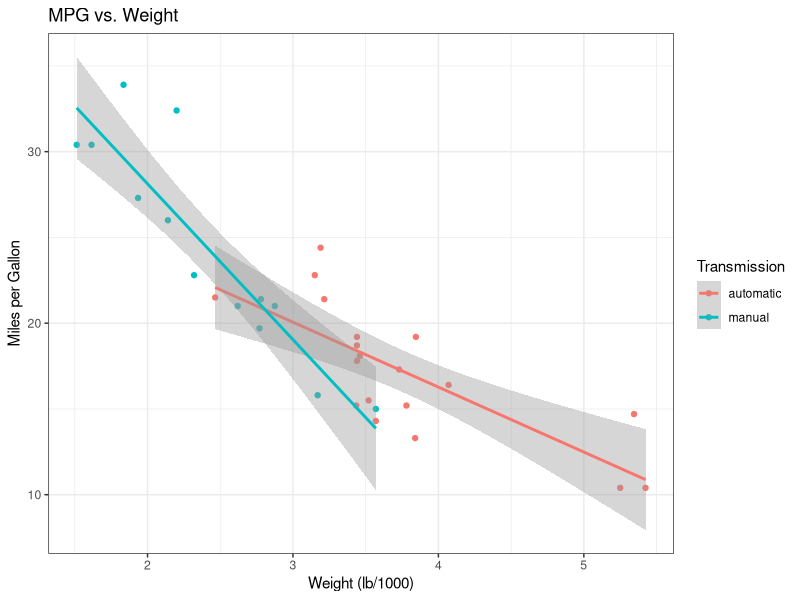
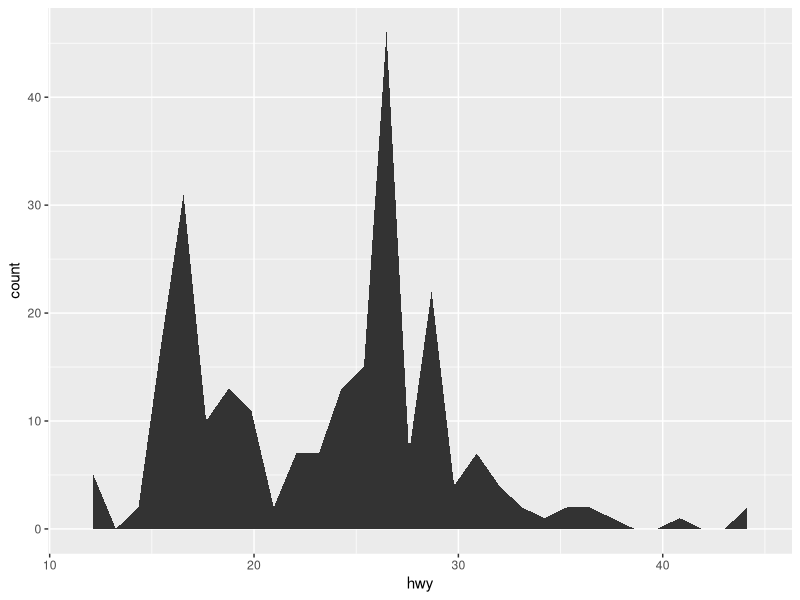
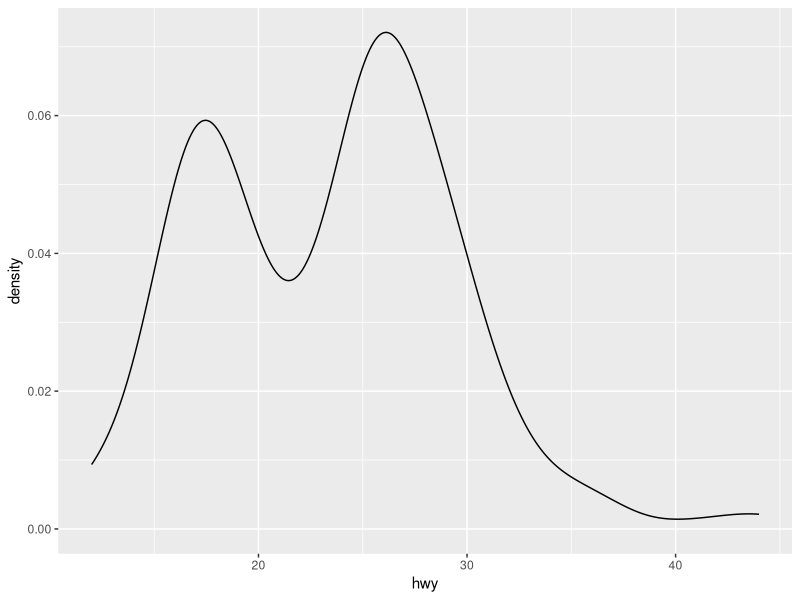
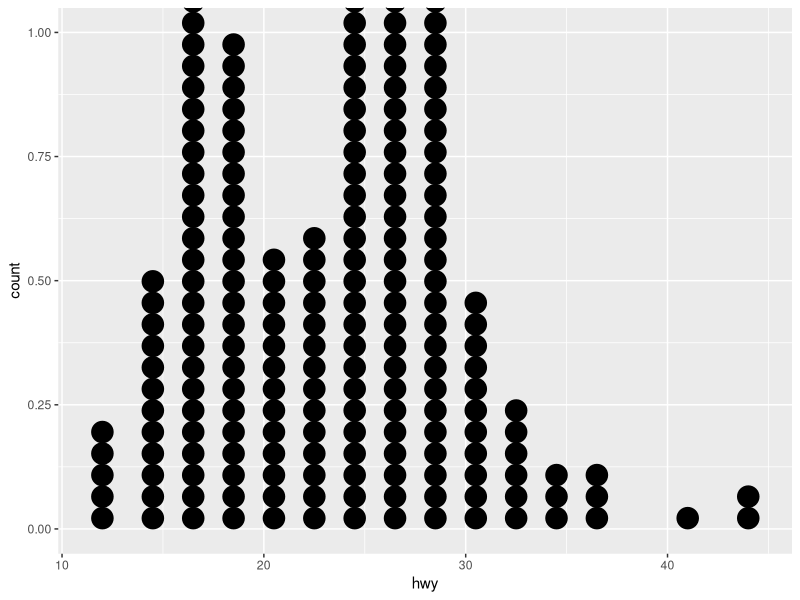
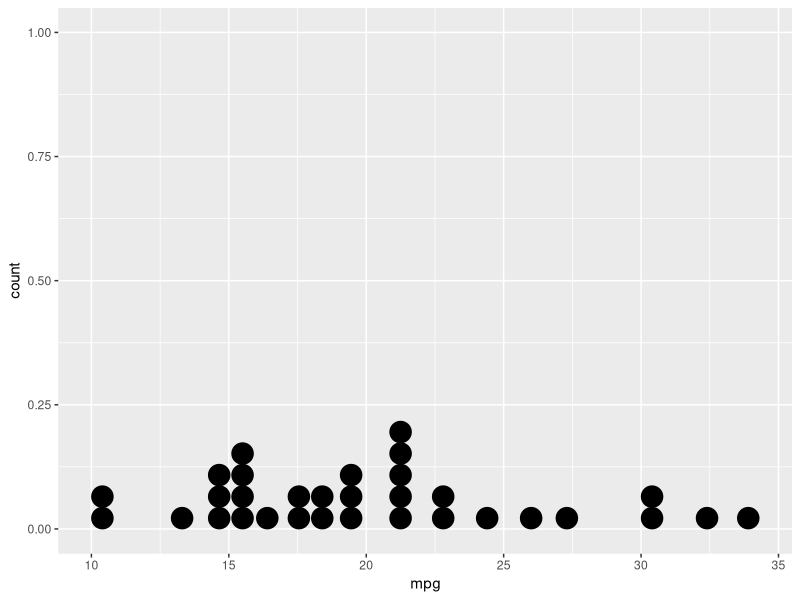
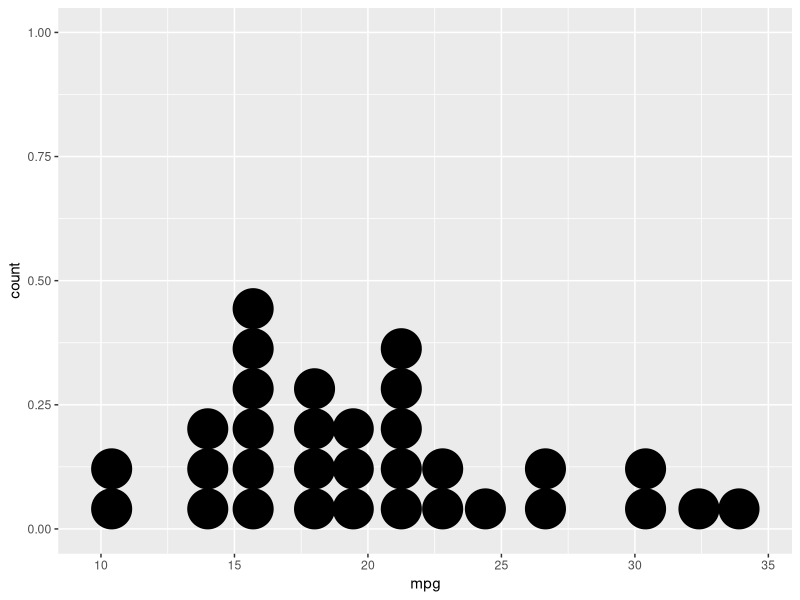
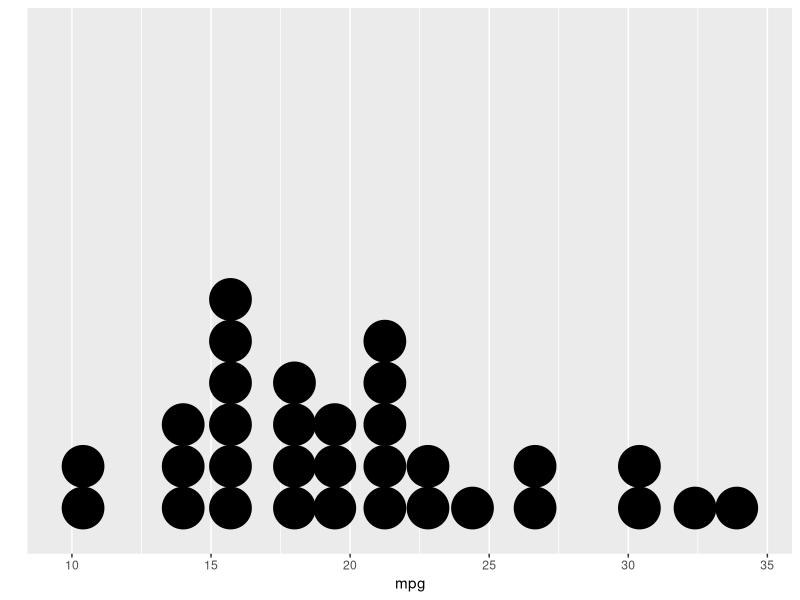
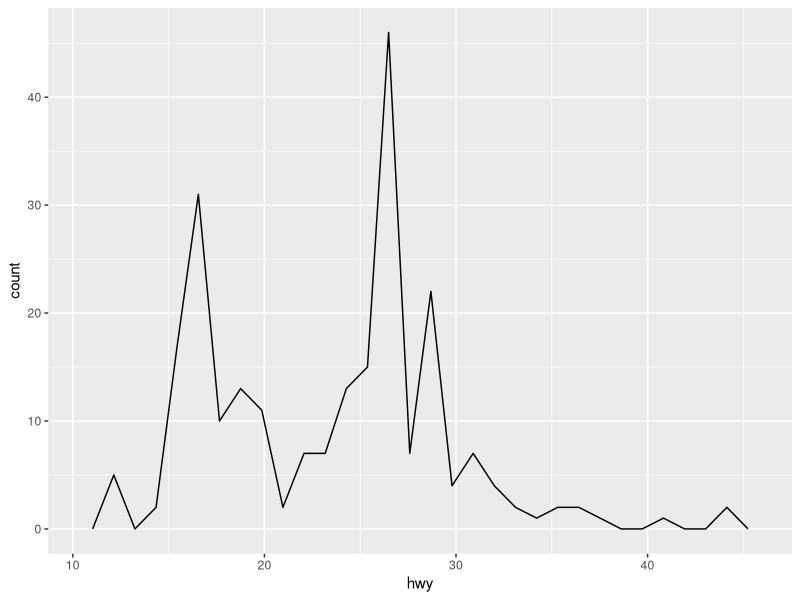

These figures' R source, in order: (Note: this script raises an error after producing the figures.)
# notes and demo of "data visualization with ggplot2" cheat sheet from RStudio
library(ggplot2)

# Basics ------------------------------------------------------------------

# ggplots is based on the grammar of graphics, the idea you can build every 
# graph from the same few components: data, geoms (visual marks that represent
# data points), and a coordinate system.

# To display data values, map variables in the data set to aesthetic properties
# of the geom like size, color and x and y locations.

# start a plot with ggplot. That begins a plot that you finish by adding layers
# to.

# Add a new layer to a plot with a geom_*() or stat_*() function. Each provides 
# a geom, a set of aesthetic mappings, and a default stat and position
# adjustment.

# Example
ggplot(mtcars, aes(x = wt, y = mpg, color = factor(am))) + geom_point() +
  geom_smooth(method="lm") +
  scale_color_discrete(name="Transmission", labels=c("automatic","manual")) + 
  labs(y="Miles per Gallon", x= "Weight (lb/1000)", title="MPG vs. Weight") +
  theme_bw()

# save last plot as 5' by 5' file named "plot.jpg" in working directory. Matches
# file type to extension.
ggsave("plot.jpg", width = 5, height = 5)


# Geoms -------------------------------------------------------------------

# Use a geom to represet data points, use the geom's aesthetic properties to
# represent variables. Each function returns a layer.


# ONE VARIABLE - continuous

# begin a plot
a <- ggplot(mpg, aes(x=hwy))

# now add layers:
a + geom_area(stat="bin")
a + geom_density()
a + geom_dotplot()

# more on geom_dotplot()
ggplot(mtcars, aes(x = mpg)) + geom_dotplot()
ggplot(mtcars, aes(x = mpg)) + geom_dotplot(binwidth = 1.5)

# y axis isn't really meaningful, so hide it
ggplot(mtcars, aes(x = mpg)) + geom_dotplot(binwidth = 1.5) +
  scale_y_continuous(name = "", breaks = NULL)

a + geom_freqpoly()
a + geom_histogram()

# ONE VARIABLE - discrete

b <- ggplot(mpg, aes(fl))
b + geom_bar()

# TWO VARIABLES - continuous x and y

f <- ggplot(mpg, aes(x=cty, y=hwy))
f + geom_blank()
f + geom_point()
f + geom_jitter()
f + geom_quantile()
f + geom_jitter() + geom_quantile()
f + geom_rug()
f + geom_point() + geom_quantile() + geom_rug()
f + geom_jitter() + geom_quantile() + geom_rug(position = "jitter")

f + geom_jitter() + geom_smooth()

# See stat_smooth for examples of using built in model fitting
# if you need some more flexible, this example shows you how to
# plot the fits from any model of your choosing
qplot(wt, mpg, data=mtcars, colour=factor(cyl))

model <- lm(mpg ~ wt + factor(cyl), data=mtcars)
grid <- with(mtcars, expand.grid(
  wt = seq(min(wt), max(wt), length = 20),
  cyl = levels(factor(cyl))
))
grid$mpg <- predict(model, newdata=grid)
qplot(wt, mpg, data=mtcars, colour=factor(cyl)) + geom_line(data=grid)

# or with standard errors
err <- predict(model, newdata=grid, se = TRUE)
grid$ucl <- err$fit + 1.96 * err$se.fit
grid$lcl <- err$fit - 1.96 * err$se.fit
qplot(wt, mpg, data=mtcars, colour=factor(cyl)) +
  geom_smooth(aes(ymin = lcl, ymax = ucl), data=grid, stat="identity")

f + geom_text(aes(label=cty))

# TWO VARIABLES - discrete x, continuous y
g  <- ggplot(mpg, aes(x=class, y=hwy))
g + geom_bar(stat="identity")
# basically displays the following as a bar graph
aggregate(hwy ~ class, mpg, sum)

g + geom_boxplot()
g + geom_dotplot(binaxis = "y", stackdir = "center")
g + geom_violin()

# TWO VARIABLES - discrete x, discrete y
h  <- ggplot(diamonds, aes(cut, color))
h + geom_jitter()

# CONTINUOUS BIVARIATE DISTRIBUTION
i <- ggplot(movies, aes(year, rating))
i + geom_bin2d()
i + geom_bin2d(binwidth=c(5,0.5))

i + geom_density2d()

# more on geom_density2d()
library("MASS")
data(geyser, "MASS")
m <- ggplot(geyser, aes(x = duration, y = waiting)) +
  geom_point() + xlim(0.5, 6) + ylim(40, 110)
m
m + geom_density2d()

dens <- kde2d(geyser$duration, geyser$waiting, n = 50,
              lims = c(0.5, 6, 40, 110))
densdf <- data.frame(expand.grid(duration = dens$x, waiting = dens$y),
                     z = as.vector(dens$z))
m + geom_contour(aes(z=z), data=densdf)

i + geom_hex()

# CONTINUOUS FUNCTION
j <- ggplot(economics, aes(date, unemploy))
j + geom_area()
j + geom_line()
j + geom_step()

# VISUALIZING ERROR
df <- data.frame(grp=c("A","B"), fit=4:5, se=1:2)
k <- ggplot(df, aes(grp, fit, ymin=fit - se, ymax=fit + se))

k + geom_crossbar()
k + geom_crossbar(fatten=2)

k + geom_errorbar()
k + geom_linerange()
k + geom_pointrange()

# MAPS
dat <- data.frame(murder = USArrests$Murder, state=tolower(rownames(USArrests)))
map <- map_data("state")
l <- ggplot(dat, aes(fill=murder))
l + geom_map(aes(map_id=state), map=map) + expand_limits(x=map$long, y=map$lat)


# THREE VARIABLES

seals$z <- with(seals, sqrt(delta_long^2 + delta_lat^2))
m <- ggplot(seals, aes(long, lat))
m + geom_contour(aes(z = z))

m + geom_raster(aes(fill=z), hjust=0.5, vjust=0.5, interpolate=FALSE)
m + geom_tile(aes(fill=z))


# Stats -------------------------------------------------------------------

# an alternative way to build a layer

# some plots visualize a transformation of the original data set. Use a stat to
# choose a common transformation to visualize.

# Each stat creates additional variables to map aesthetics to. These variables
# use a common ..name.. syntax.

# stat functions and geom functions both combine a stat with a geom to make a
# layer, i.e., stat_bin(geom="bar) does the same as geom_bar(stat="bin")

# 1D distributions
a + stat_bin(binwidth = 1, origin = 10)
a + stat_bin()

a + stat_bindot(binwidth = 1, binaxis = "x")
a + stat_bindot()

a + stat_density(adjust = 1, kernel = "gaussian")
a + stat_density() # same

# 2D distributions

f + stat_bin2d(bins = 30, drop = TRUE)
f + stat_bin2d() # same

f + stat_binhex(bins = 30)
f + stat_binhex() # same

f + stat_density2d(contour = TRUE, n = 100)
f + stat_density2d() # same

# 3 variables

m + stat_contour(aes(z = z))
m + stat_spoke(aes(radius = z, angle = z))
m + stat_summary_hex(aes(z= z), bins = 30, fun = mean)
m + stat_summary2d(aes(z= z), bins = 30, fun = mean)

# Comparisons

g + stat_boxplot(coef = 1.5)
g + stat_boxplot() # same

g + stat_ydensity(adjust = 1, kernel = "gaussian", scale = "area")
g + stat_ydensity() # same

# Functions

f + stat_ecdf(n = 40)
f + stat_ecdf()

f + stat_quantile(quantiles = c(.25, .5, .75), formula = y ~ log(x), method = "rq")
f + stat_quantile()

f + stat_smooth(method = "auto", formula = y ~ x, se = TRUE, n = 80, fullrange = FALSE, level = 0.95)
f + stat_smooth()

# General Purpose 

# draw a N(0,0.5) curve
ggplot() + stat_function(aes(x = -3:3), fun = dnorm, n = 101, args = list(sd = 0.5))
# draw a N(0,1) curve
ggplot() + stat_function(aes(x = -3:3), fun = dnorm, n = 101)

ggplot() + stat_qq(aes(sample = 1:100), distribution = qt, dparams = list(df=5))

# more on stat_q()
# From ?qqplot
y <- rt(200, df = 5)
qplot(sample = y, stat="qq")

# qplot is smart enough to use stat_qq if you use sample
qplot(sample = y)
qplot(sample = precip)

qplot(sample = y, dist = qt, dparams = list(df = 5))

df <- data.frame(y)
ggplot(df, aes(sample = y)) + stat_qq()
ggplot(df, aes(sample = y)) + geom_point(stat = "qq")

# Use fitdistr from MASS to estimate distribution params
library(MASS)
params <- as.list(fitdistr(y, "t")$estimate)
ggplot(df, aes(sample = y)) + stat_qq(dist = qt, dparam = params)

# Using to explore the distribution of a variable
qplot(sample = mpg, data = mtcars)
qplot(sample = mpg, data = mtcars, colour = factor(cyl))

f + stat_sum()
f + stat_summary(fun.data = "mean_cl_boot")
f + stat_unique()


# Scales ------------------------------------------------------------------

# Scales control how a plot maps data values to the visual values of an
# aesthetic. To change the mapping, add a custom scale.

b <- ggplot(mpg, aes(fl))
n <- b + geom_bar(aes(fill=fl))
n
n + scale_fill_manual(values = c("skyblue", "royalblue","blue","navy"),
                      limits = c("d","e","p","r"),
                      breaks = c("d", "e", "p", "r"),
                      name = "fuel",
                      labels = c("D","E","P","R"))
# see discrete_scale for details on arguments


# GENERAL PURPOSE SCALES
# use with any aesthetic: alpha, color, fill, linetype, shape, size

scale_alpha_continuous()

(p <- qplot(mpg, cyl, data = mtcars, alpha = cyl))
ggplot(mtcars, aes(x=mpg, y=cyl, alpha=cyl)) + geom_point()


p + scale_alpha("cylinders")
p + scale_alpha("number\nof\ncylinders")

p + scale_alpha(range = c(0.4, 0.8))

(p <- qplot(mpg, cyl, data=mtcars, alpha = factor(cyl)))
p + scale_alpha_discrete(range = c(0.4, 0.8))

